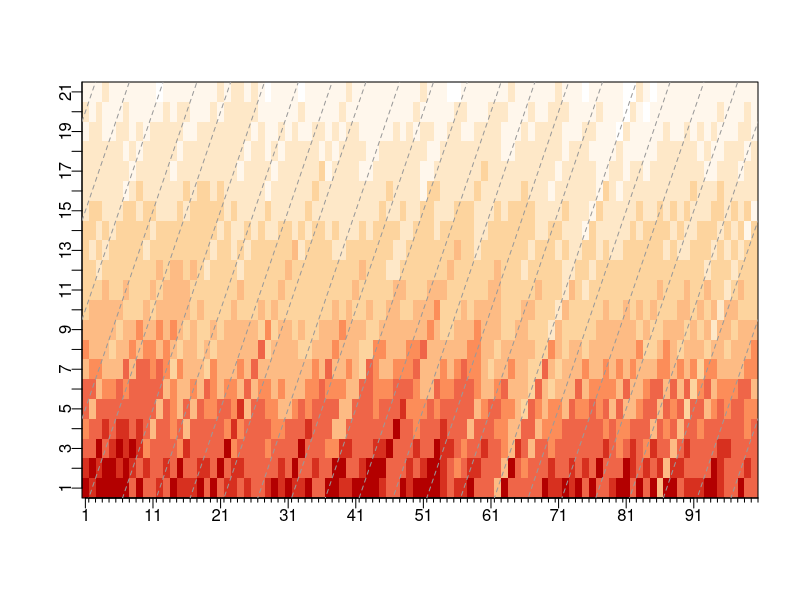
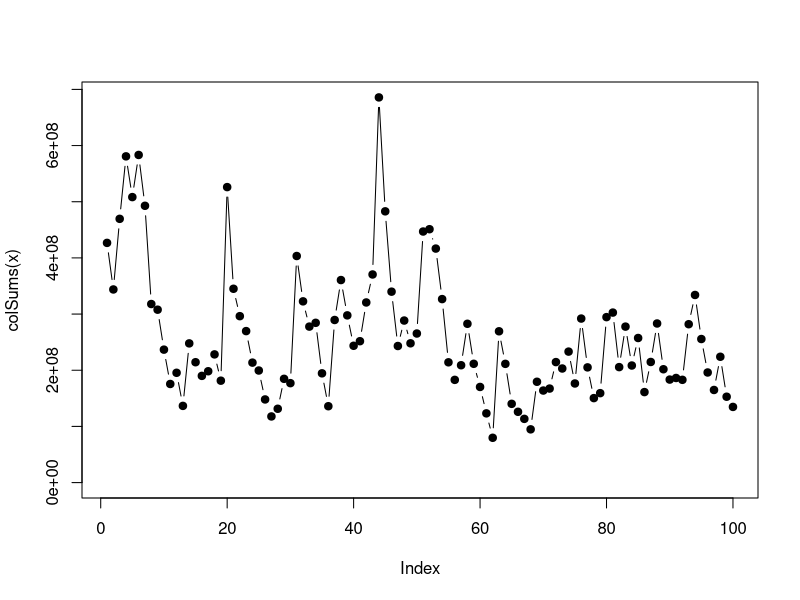
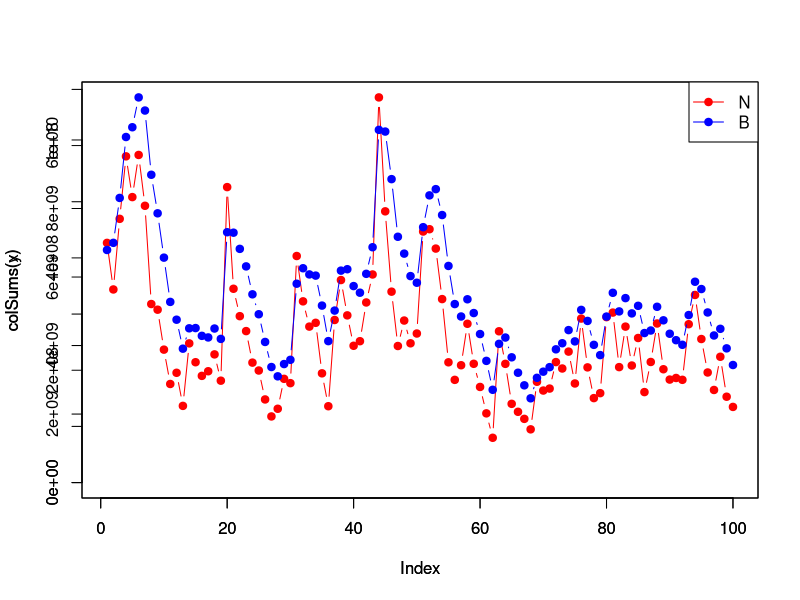
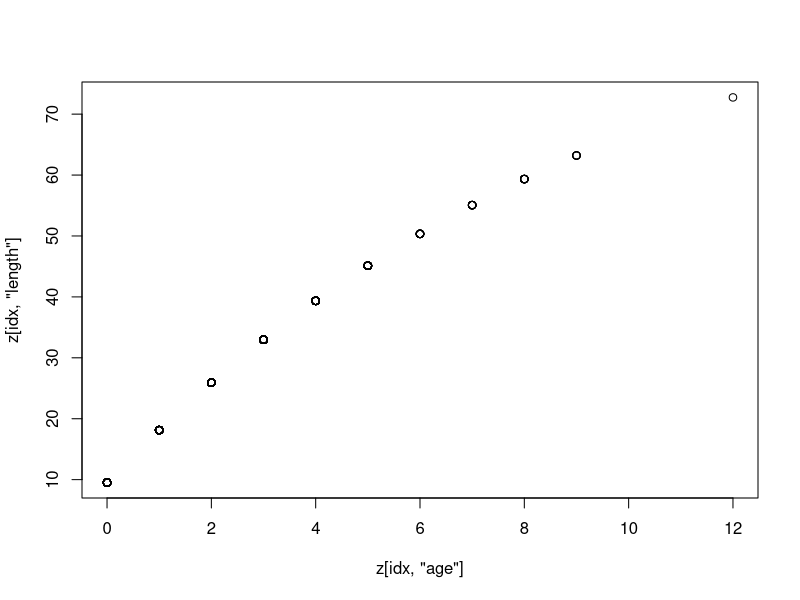
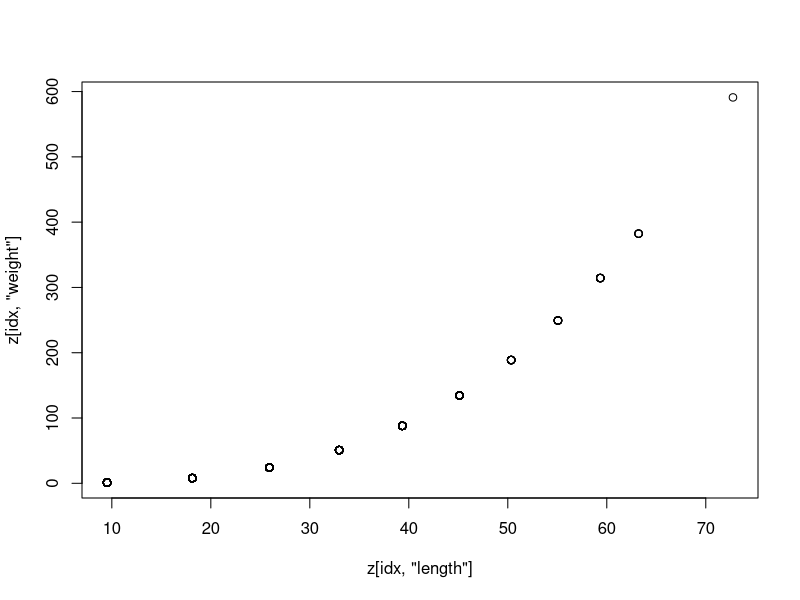

The R source for these figures, in order:
##
## simulate an age-structured population through time
## and obtain observations of age-length and length increments
## from population samples

## one realisation of the simulation consists in a list containing
## 1 - a matrix of the simulated numbers-at-age by year
## 2 - a data frame of the number of fish captured in a survey
## 3 - a data frame of the age, length and weight of the sampled fish
## 4 - age-length observations
## 5 - growth increment observations

vb.fct <- function(a,Linf=100,k=0.1,t0=-1){
  return(Linf*(1-exp(-k*(a-t0))))
}

lw.fct <- function(length, a=0.001,b=3.1){
  return(a*(length^b))
}

simulate.pop.fct <- function(seed=1973, m=0.2){

  set.seed(seed)

  ages <- 0:20
  years <- 1:120

  n.at.age <- matrix(rep(NA, length(ages)*(length(years))), nc=length(years), nr=length(ages))
  #dim(n.at.age)
  ## age0, i.e. recruitment
  #n.at.age[1,] <- rpois(ncol(n.at.age),100) * 1E06
  n.at.age[1,] <- rnbinom(ncol(n.at.age),size=2,mu=100) * 1E06

  # numbers-at-age matrix
  n.ages <- length(ages)
  n.years <- length(years)
  for(a in 2:n.ages){
    for(y in 2:n.years){
      ## if this is the oldest age, turn into a plus group
      ##
      if(a==max(ages)) {n.at.age[a,y] <- round(n.at.age[a-1,y-1] * exp(-m))}
      else {n.at.age[a,y] = round(n.at.age[a-1,y-1] * exp(-m))}
    }

  }

  out.mat <- n.at.age[,n.ages:n.years]
  dimnames(out.mat) <- list(age=ages, year=1:100)

  ## simulate yearly sample from a survey
  yearly.df <- colSums(out.mat)

  obs.df <- NULL
  ibm.df <- NULL

  for(i in 1:100){
    this.q <- 0.0001
    this.n <- round(yearly.df[i] * this.q)
    t.df <- data.frame(year=years[i], n.captured=this.n)
    obs.df <- rbind(obs.df,t.df)

    ## for the individuals captured, assign an age based on the
    ## age structure in the simulated population
    t2.df <- data.frame(year=years[i], fish.no=1:this.n)
    #dim(ibm.df)
    prop.at.age <- out.mat[,i]/yearly.df[i]
    t2.df$age <- sample(ages, this.n, replace=TRUE, prob=prop.at.age)

    t2.df$length <- vb.fct(t2.df$age, Linf=100, k=0.1, t0=-1)
    t2.df$weight <- lw.fct(t2.df$length, a=0.001,b=3.1)

    ibm.df <- rbind(ibm.df,t2.df)
      }

  ## growth trajectories



  return(list(mat=out.mat, obs=obs.df, ibm=ibm.df))
} #end function





l <- simulate.pop.fct(seed=1973, m=0.5)
x <- l[[1]]

library(RColorBrewer)
pal.fire <- brewer.pal(9, "OrRd")

# pal.fire=c(	rgb(255/255, 246/255, 143/255, 1),
#             rgb(255/255, 215/255, 0/255, 1),
#             rgb(255/255, 100/255, 2/255, 1),
#             rgb(221/255, 8/255, 6/255, 1),
#             rgb(139/255, 0/255, 0/255, 1))

br <- c(0, 1E03, 1E04, 1E05, 1E06, 5E06, 1E07, 5E07, 1E08, 5E08, 1E09)

image(x=0:100, y=0:21, z=t(x), col=c("white",pal.fire), breaks=br, xlab="", ylab="", axes=FALSE)

#grid()
box()
axis(side=1, at=seq(1,100,10)-0.5, labels=seq(1,100,10), padj=-1)
axis(side=1, at=1:100, labels = FALSE, tck=-0.01)
axis(side=2, at=seq(0,21)+0.5, labels=seq(1,22), padj=1)
for(i in seq(-19,101,5)){
  abline(a=-i,b=1, lty=2, col=grey(0.6))
}


## total number of individuals per year
dev.new()
plot(colSums(x), type='b', pch=19, ylim=c(0, max(colSums(x))))


y <- l[[2]]

cor(colSums(x),y$n.captured)

range(y$n.captured)


## biomass per year
ages <- 0:20
years <- 1:100
waa.mat <- matrix(rep(vb.fct(ages), length(years)), nr=length(ages),byrow=FALSE)

dim(x) == dim(waa.mat)
y <- x * waa.mat

plot(colSums(x), type='b', pch=19, ylim=c(0, max(colSums(x))), col="red")
par(new=TRUE)
plot(colSums(y), type='b', pch=19, ylim=c(0, max(colSums(y))), col="blue")
legend("topright", c("N","B"), pch=19, lty=1, col=c("red","blue"))


## total weight of individuals per year
z <- l[[3]]
head(z)
agg.df <- aggregate(fish.no~age+year, data=z, length)
agg.df[agg.df$year==21,]
idx <- sample(1:nrow(z),1000)
plot(z[idx,"age"], z[idx,"length"])
plot(z[idx,"length"], z[idx,"weight"])

## now sample age-length pairs from the simulated population
## and try to fit a VB model


## obtain growth trajectories and fit a VB model



## compute the age-length key for the sampled individuals

## compute the catch-at-age matrix obtained from the sampled individuals

## compare the catch-at-age matrix to the true catch-at-age matrix

